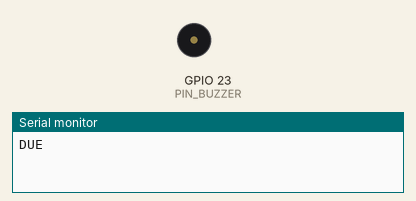
The sketch below on a simulated ESP32. Shown: buzzer (waves = sounding), the last lines printed to the serial monitor.

Above: at 2.0 s.
At 16.27 s:
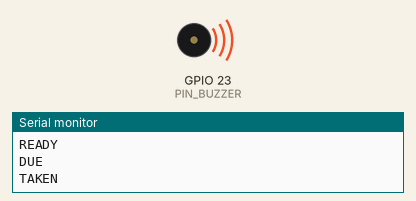
Timing chart, 0 to 16.6 s (numbered marks = the images above):
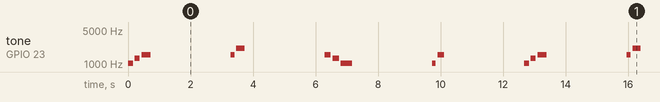

The sketch:

test_buzzer.ino
```cpp
/*
  Nura Box - TEST 3: passive buzzer on GPIO23. Arduino-ESP32 core 3.x.   (PROPOSAL: pin + part not confirmed)
  Plays the four alert melodies, one every 2.5 s: DUE (up), TAKEN, MISSED (down), READY. f = 440 * 2^((midi-69)/12).

  !! Wiring check BEFORE power-up:
     - small PIEZO passive buzzer (flat disc, ~100 Ω-1 kΩ effective, capacitive): may connect GPIO23 -> buzzer -> GND directly.
     - MAGNETIC passive buzzer / small speaker (8-42 Ω coil): NEVER directly. 3.3 V / 8 Ω = 410 mA, far above the ~12 mA a GPIO can give.
       Use: GPIO23 -> 1 kΩ -> NPN base (2N2222/BC547), emitter -> GND, buzzer between 5 V and collector, 1N4148 diode across the buzzer
       (cathode to 5 V). The diode absorbs the coil's turn-off spike.
     - an ACTIVE buzzer (has its own oscillator) will just make one fixed tone: melodies will not work. Use a passive one.
*/
static const uint8_t PIN_BUZZER = 23;
static const uint8_t VOLUME_PCT = 60;              // 0..100 -> duty 0..50 %

struct Note { uint8_t midi; uint16_t ms; };
static const Note MEL_DUE[]    = {{84, 160}, {88, 160}, {91, 280}};
static const Note MEL_TAKEN[]  = {{91, 130}, {96, 260}};
static const Note MEL_MISSED[] = {{91, 200}, {88, 200}, {84, 360}};
static const Note MEL_READY[]  = {{84, 120}, {91, 200}};

static float midiToHz(uint8_t m) { return 440.0f * powf(2.0f, ((int)m - 69) / 12.0f); }

static void play(const char* name, const Note* n, uint8_t len) {
  Serial.println(name);
  for (uint8_t i = 0; i < len; i++) {
    ledcChangeFrequency(PIN_BUZZER, (uint32_t)midiToHz(n[i].midi), 10);
    ledcWrite(PIN_BUZZER, (511UL * VOLUME_PCT) / 100UL);
    delay(n[i].ms);
    ledcWrite(PIN_BUZZER, 0);
    delay(60);
  }
}

void setup() {
  Serial.begin(115200);
  ledcAttachChannel(PIN_BUZZER, 2000, 10, 8);      // channel 8 = low-speed group, separate from the LED channels 0..7
  ledcWrite(PIN_BUZZER, 0);
}

void loop() {
  play("DUE", MEL_DUE, 3);       delay(2500);
  play("TAKEN", MEL_TAKEN, 2);   delay(2500);
  play("MISSED", MEL_MISSED, 3); delay(2500);
  play("READY", MEL_READY, 2);   delay(2500);
}
```
